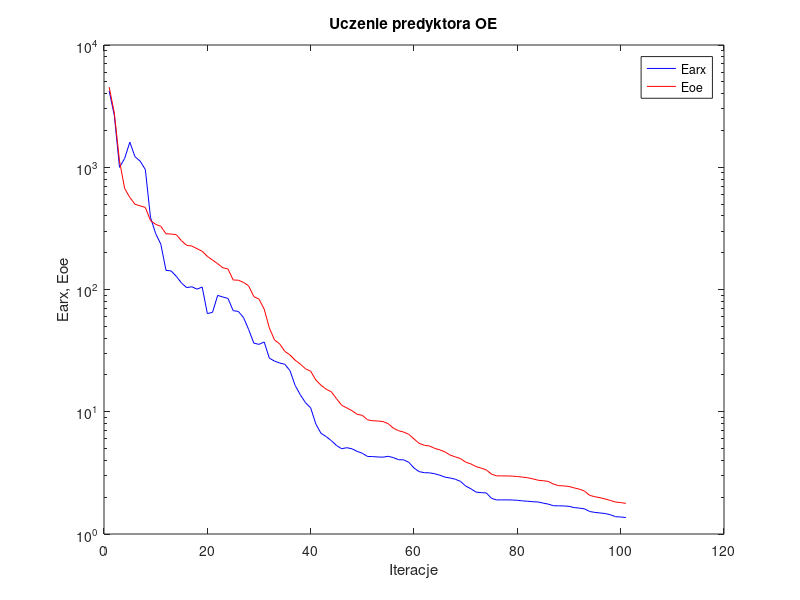
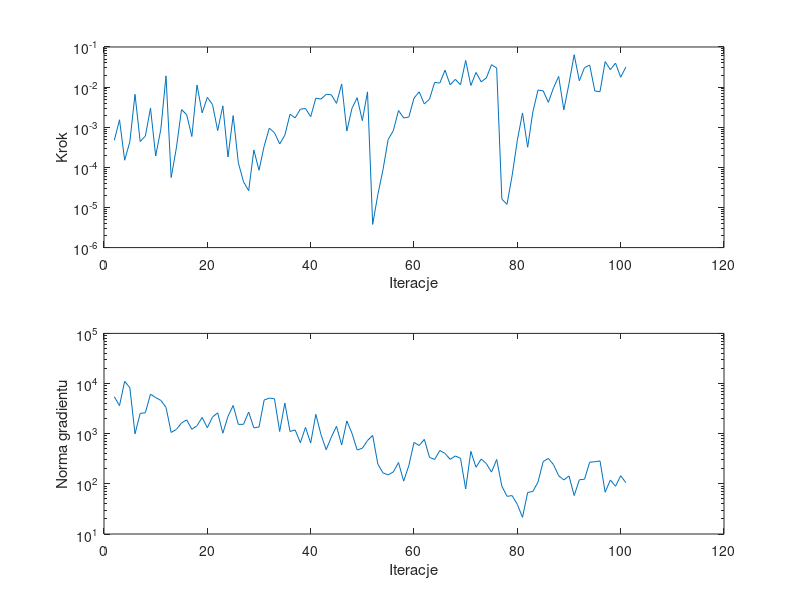

Source code (MATLAB) for these figures, in order:
%uczenie predyktora oe
clear all;
n=0; farx(n+1)=4.214473e+003; foe(n+1)=4.523437e+003; wspucz(n+1)=0.000000e+000; ng(n+1)=0.000000e+000;
%odnowa zmiennej metryki
n=1; farx(n+1)=2.650136e+003; foe(n+1)=2.777231e+003; krok(n+1)=4.740993e-004; ng(n+1)=5.453219e+003;
n=2; farx(n+1)=9.987891e+002; foe(n+1)=1.126151e+003; krok(n+1)=1.532691e-003; ng(n+1)=3.629178e+003;
n=3; farx(n+1)=1.182075e+003; foe(n+1)=6.699196e+002; krok(n+1)=1.505759e-004; ng(n+1)=1.108377e+004;
n=4; farx(n+1)=1.605178e+003; foe(n+1)=5.659123e+002; krok(n+1)=4.325549e-004; ng(n+1)=8.260298e+003;
n=5; farx(n+1)=1.218940e+003; foe(n+1)=4.979692e+002; krok(n+1)=6.607631e-003; ng(n+1)=9.944252e+002;
n=6; farx(n+1)=1.121461e+003; foe(n+1)=4.830209e+002; krok(n+1)=4.395065e-004; ng(n+1)=2.541142e+003;
n=7; farx(n+1)=9.576501e+002; foe(n+1)=4.691506e+002; krok(n+1)=6.019342e-004; ng(n+1)=2.611725e+003;
n=8; farx(n+1)=3.887033e+002; foe(n+1)=3.663589e+002; krok(n+1)=2.983603e-003; ng(n+1)=6.134544e+003;
n=9; farx(n+1)=2.869045e+002; foe(n+1)=3.410944e+002; krok(n+1)=1.915864e-004; ng(n+1)=5.252698e+003;
n=10; farx(n+1)=2.345068e+002; foe(n+1)=3.286636e+002; krok(n+1)=8.921492e-004; ng(n+1)=4.612222e+003;
n=11; farx(n+1)=1.434007e+002; foe(n+1)=2.855060e+002; krok(n+1)=1.906683e-002; ng(n+1)=3.354917e+003;
n=12; farx(n+1)=1.418501e+002; foe(n+1)=2.843846e+002; krok(n+1)=5.561724e-005; ng(n+1)=1.059889e+003;
n=13; farx(n+1)=1.280775e+002; foe(n+1)=2.805221e+002; krok(n+1)=3.018569e-004; ng(n+1)=1.214333e+003;
n=14; farx(n+1)=1.129768e+002; foe(n+1)=2.504547e+002; krok(n+1)=2.742688e-003; ng(n+1)=1.633333e+003;
n=15; farx(n+1)=1.036475e+002; foe(n+1)=2.297096e+002; krok(n+1)=2.069346e-003; ng(n+1)=1.888608e+003;
n=16; farx(n+1)=1.053186e+002; foe(n+1)=2.267802e+002; krok(n+1)=5.873414e-004; ng(n+1)=1.222989e+003;
n=17; farx(n+1)=1.006606e+002; foe(n+1)=2.157102e+002; krok(n+1)=1.127002e-002; ng(n+1)=1.444705e+003;
n=18; farx(n+1)=1.048334e+002; foe(n+1)=2.054121e+002; krok(n+1)=2.282102e-003; ng(n+1)=2.104053e+003;
n=19; farx(n+1)=6.354939e+001; foe(n+1)=1.866639e+002; krok(n+1)=5.557598e-003; ng(n+1)=1.316437e+003;
n=20; farx(n+1)=6.502787e+001; foe(n+1)=1.742710e+002; krok(n+1)=3.677109e-003; ng(n+1)=2.148521e+003;
n=21; farx(n+1)=8.950942e+001; foe(n+1)=1.624816e+002; krok(n+1)=8.259539e-004; ng(n+1)=2.610616e+003;
n=22; farx(n+1)=8.679537e+001; foe(n+1)=1.506921e+002; krok(n+1)=3.419137e-003; ng(n+1)=1.024137e+003;
n=23; farx(n+1)=8.451979e+001; foe(n+1)=1.470604e+002; krok(n+1)=1.813010e-004; ng(n+1)=2.219018e+003;
n=24; farx(n+1)=6.712610e+001; foe(n+1)=1.196930e+002; krok(n+1)=1.950271e-003; ng(n+1)=3.653357e+003;
n=25; farx(n+1)=6.615245e+001; foe(n+1)=1.191404e+002; krok(n+1)=1.300621e-004; ng(n+1)=1.532102e+003;
%odnowa zmiennej metryki
n=26; farx(n+1)=5.901150e+001; foe(n+1)=1.143630e+002; krok(n+1)=4.381503e-005; ng(n+1)=1.539224e+003;
n=27; farx(n+1)=4.704904e+001; foe(n+1)=1.070225e+002; krok(n+1)=2.617217e-005; ng(n+1)=2.708195e+003;
n=28; farx(n+1)=3.639970e+001; foe(n+1)=8.741034e+001; krok(n+1)=2.714211e-004; ng(n+1)=1.307361e+003;
n=29; farx(n+1)=3.558309e+001; foe(n+1)=8.340491e+001; krok(n+1)=8.459568e-005; ng(n+1)=1.358826e+003;
n=30; farx(n+1)=3.724176e+001; foe(n+1)=6.928045e+001; krok(n+1)=3.395966e-004; ng(n+1)=4.695918e+003;
n=31; farx(n+1)=2.743033e+001; foe(n+1)=4.852863e+001; krok(n+1)=9.497806e-004; ng(n+1)=5.131990e+003;
n=32; farx(n+1)=2.598081e+001; foe(n+1)=3.866931e+001; krok(n+1)=7.286945e-004; ng(n+1)=4.955124e+003;
n=33; farx(n+1)=2.503467e+001; foe(n+1)=3.591044e+001; krok(n+1)=3.831728e-004; ng(n+1)=1.107255e+003;
n=34; farx(n+1)=2.444822e+001; foe(n+1)=3.116033e+001; krok(n+1)=6.328553e-004; ng(n+1)=4.084601e+003;
n=35; farx(n+1)=2.168067e+001; foe(n+1)=2.912397e+001; krok(n+1)=2.105249e-003; ng(n+1)=1.107298e+003;
n=36; farx(n+1)=1.639230e+001; foe(n+1)=2.641624e+001; krok(n+1)=1.713514e-003; ng(n+1)=1.187533e+003;
n=37; farx(n+1)=1.376115e+001; foe(n+1)=2.454724e+001; krok(n+1)=2.815703e-003; ng(n+1)=6.624364e+002;
n=38; farx(n+1)=1.186165e+001; foe(n+1)=2.246557e+001; krok(n+1)=2.926191e-003; ng(n+1)=1.336467e+003;
n=39; farx(n+1)=1.075924e+001; foe(n+1)=2.146656e+001; krok(n+1)=1.828656e-003; ng(n+1)=6.506817e+002;
n=40; farx(n+1)=7.945434e+000; foe(n+1)=1.818599e+001; krok(n+1)=5.294040e-003; ng(n+1)=2.432282e+003;
n=41; farx(n+1)=6.660995e+000; foe(n+1)=1.648200e+001; krok(n+1)=5.038654e-003; ng(n+1)=9.600648e+002;
n=42; farx(n+1)=6.261291e+000; foe(n+1)=1.528143e+001; krok(n+1)=6.607631e-003; ng(n+1)=4.785313e+002;
n=43; farx(n+1)=5.800732e+000; foe(n+1)=1.456456e+001; krok(n+1)=6.450159e-003; ng(n+1)=8.557928e+002;
n=44; farx(n+1)=5.298696e+000; foe(n+1)=1.277994e+001; krok(n+1)=3.928808e-003; ng(n+1)=1.404745e+003;
n=45; farx(n+1)=4.982519e+000; foe(n+1)=1.130017e+001; krok(n+1)=1.199493e-002; ng(n+1)=5.948396e+002;
n=46; farx(n+1)=5.083090e+000; foe(n+1)=1.074282e+001; krok(n+1)=8.031637e-004; ng(n+1)=1.798765e+003;
n=47; farx(n+1)=4.975962e+000; foe(n+1)=1.020997e+001; krok(n+1)=2.973498e-003; ng(n+1)=1.014484e+003;
n=48; farx(n+1)=4.741914e+000; foe(n+1)=9.529145e+000; krok(n+1)=5.433546e-003; ng(n+1)=4.730150e+002;
n=49; farx(n+1)=4.573451e+000; foe(n+1)=9.346848e+000; krok(n+1)=1.463096e-003; ng(n+1)=5.132699e+002;
n=50; farx(n+1)=4.308647e+000; foe(n+1)=8.589718e+000; krok(n+1)=7.613202e-003; ng(n+1)=7.302084e+002;
%odnowa zmiennej metryki
n=51; farx(n+1)=4.299478e+000; foe(n+1)=8.444381e+000; krok(n+1)=3.779992e-006; ng(n+1)=9.248023e+002;
n=52; farx(n+1)=4.266104e+000; foe(n+1)=8.399709e+000; krok(n+1)=2.092658e-005; ng(n+1)=2.473166e+002;
n=53; farx(n+1)=4.252346e+000; foe(n+1)=8.317985e+000; krok(n+1)=8.763006e-005; ng(n+1)=1.651896e+002;
n=54; farx(n+1)=4.320843e+000; foe(n+1)=7.988457e+000; krok(n+1)=4.957630e-004; ng(n+1)=1.506060e+002;
n=55; farx(n+1)=4.216640e+000; foe(n+1)=7.341334e+000; krok(n+1)=8.229017e-004; ng(n+1)=1.728213e+002;
n=56; farx(n+1)=4.052099e+000; foe(n+1)=7.000349e+000; krok(n+1)=2.604174e-003; ng(n+1)=2.659360e+002;
n=57; farx(n+1)=4.042592e+000; foe(n+1)=6.821378e+000; krok(n+1)=1.704775e-003; ng(n+1)=1.133432e+002;
n=58; farx(n+1)=3.858146e+000; foe(n+1)=6.530697e+000; krok(n+1)=1.797919e-003; ng(n+1)=2.322363e+002;
n=59; farx(n+1)=3.464135e+000; foe(n+1)=5.991388e+000; krok(n+1)=5.320104e-003; ng(n+1)=6.690281e+002;
n=60; farx(n+1)=3.238421e+000; foe(n+1)=5.513172e+000; krok(n+1)=7.626318e-003; ng(n+1)=5.816179e+002;
n=61; farx(n+1)=3.174406e+000; foe(n+1)=5.317440e+000; krok(n+1)=3.801047e-003; ng(n+1)=7.710475e+002;
n=62; farx(n+1)=3.163976e+000; foe(n+1)=5.245440e+000; krok(n+1)=5.027940e-003; ng(n+1)=3.375083e+002;
n=63; farx(n+1)=3.111517e+000; foe(n+1)=5.020297e+000; krok(n+1)=1.308935e-002; ng(n+1)=3.062903e+002;
n=64; farx(n+1)=3.025309e+000; foe(n+1)=4.876716e+000; krok(n+1)=1.262969e-002; ng(n+1)=4.635966e+002;
n=65; farx(n+1)=2.918311e+000; foe(n+1)=4.694549e+000; krok(n+1)=2.643052e-002; ng(n+1)=4.043818e+002;
n=66; farx(n+1)=2.871532e+000; foe(n+1)=4.421731e+000; krok(n+1)=1.142218e-002; ng(n+1)=3.080773e+002;
n=67; farx(n+1)=2.804229e+000; foe(n+1)=4.272735e+000; krok(n+1)=1.561084e-002; ng(n+1)=3.597118e+002;
n=68; farx(n+1)=2.694999e+000; foe(n+1)=4.138558e+000; krok(n+1)=1.139839e-002; ng(n+1)=3.231475e+002;
n=69; farx(n+1)=2.467363e+000; foe(n+1)=3.871140e+000; krok(n+1)=4.614317e-002; ng(n+1)=7.894856e+001;
n=70; farx(n+1)=2.345791e+000; foe(n+1)=3.743938e+000; krok(n+1)=1.095618e-002; ng(n+1)=4.451262e+002;
n=71; farx(n+1)=2.202231e+000; foe(n+1)=3.559543e+000; krok(n+1)=2.316852e-002; ng(n+1)=2.144357e+002;
n=72; farx(n+1)=2.179583e+000; foe(n+1)=3.459155e+000; krok(n+1)=1.355378e-002; ng(n+1)=3.118801e+002;
n=73; farx(n+1)=2.167072e+000; foe(n+1)=3.341688e+000; krok(n+1)=1.688698e-002; ng(n+1)=2.535474e+002;
n=74; farx(n+1)=1.958149e+000; foe(n+1)=3.087105e+000; krok(n+1)=3.620221e-002; ng(n+1)=1.715255e+002;
n=75; farx(n+1)=1.898921e+000; foe(n+1)=2.991250e+000; krok(n+1)=2.991958e-002; ng(n+1)=3.059928e+002;
%odnowa zmiennej metryki
n=76; farx(n+1)=1.901550e+000; foe(n+1)=2.986523e+000; krok(n+1)=1.621284e-005; ng(n+1)=9.010394e+001;
n=77; farx(n+1)=1.901127e+000; foe(n+1)=2.984936e+000; krok(n+1)=1.197415e-005; ng(n+1)=5.643774e+001;
n=78; farx(n+1)=1.897622e+000; foe(n+1)=2.975886e+000; krok(n+1)=6.309391e-005; ng(n+1)=5.818387e+001;
n=79; farx(n+1)=1.887373e+000; foe(n+1)=2.952441e+000; krok(n+1)=4.723973e-004; ng(n+1)=3.893604e+001;
n=80; farx(n+1)=1.866397e+000; foe(n+1)=2.919445e+000; krok(n+1)=2.269576e-003; ng(n+1)=2.150657e+001;
n=81; farx(n+1)=1.852910e+000; foe(n+1)=2.884804e+000; krok(n+1)=3.163070e-004; ng(n+1)=6.742114e+001;
n=82; farx(n+1)=1.836944e+000; foe(n+1)=2.825083e+000; krok(n+1)=2.407737e-003; ng(n+1)=7.043852e+001;
n=83; farx(n+1)=1.828122e+000; foe(n+1)=2.754212e+000; krok(n+1)=8.442897e-003; ng(n+1)=1.088115e+002;
n=84; farx(n+1)=1.789156e+000; foe(n+1)=2.727545e+000; krok(n+1)=8.085176e-003; ng(n+1)=2.778424e+002;
n=85; farx(n+1)=1.755829e+000; foe(n+1)=2.691701e+000; krok(n+1)=4.174641e-003; ng(n+1)=3.216778e+002;
n=86; farx(n+1)=1.702265e+000; foe(n+1)=2.557752e+000; krok(n+1)=9.576149e-003; ng(n+1)=2.418006e+002;
n=87; farx(n+1)=1.699790e+000; foe(n+1)=2.487671e+000; krok(n+1)=1.846372e-002; ng(n+1)=1.449600e+002;
n=88; farx(n+1)=1.696312e+000; foe(n+1)=2.473668e+000; krok(n+1)=2.716773e-003; ng(n+1)=1.195601e+002;
n=89; farx(n+1)=1.684061e+000; foe(n+1)=2.447447e+000; krok(n+1)=1.226153e-002; ng(n+1)=1.438413e+002;
n=90; farx(n+1)=1.645299e+000; foe(n+1)=2.383628e+000; krok(n+1)=6.403944e-002; ng(n+1)=5.840972e+001;
n=91; farx(n+1)=1.628456e+000; foe(n+1)=2.327377e+000; krok(n+1)=1.438335e-002; ng(n+1)=1.204481e+002;
n=92; farx(n+1)=1.606239e+000; foe(n+1)=2.245845e+000; krok(n+1)=3.050997e-002; ng(n+1)=1.238046e+002;
n=93; farx(n+1)=1.527766e+000; foe(n+1)=2.069290e+000; krok(n+1)=3.550149e-002; ng(n+1)=2.701948e+002;
n=94; farx(n+1)=1.502203e+000; foe(n+1)=2.019518e+000; krok(n+1)=7.990988e-003; ng(n+1)=2.756828e+002;
n=95; farx(n+1)=1.486340e+000; foe(n+1)=1.980551e+000; krok(n+1)=7.702766e-003; ng(n+1)=2.871480e+002;
n=96; farx(n+1)=1.470591e+000; foe(n+1)=1.934146e+000; krok(n+1)=4.331299e-002; ng(n+1)=6.797261e+001;
n=97; farx(n+1)=1.437650e+000; foe(n+1)=1.882339e+000; krok(n+1)=2.721013e-002; ng(n+1)=1.193217e+002;
n=98; farx(n+1)=1.385827e+000; foe(n+1)=1.825380e+000; krok(n+1)=3.965402e-002; ng(n+1)=8.949684e+001;
n=99; farx(n+1)=1.377839e+000; foe(n+1)=1.808242e+000; krok(n+1)=1.763378e-002; ng(n+1)=1.454083e+002;
n=100; farx(n+1)=1.363715e+000; foe(n+1)=1.779596e+000; krok(n+1)=3.153338e-002; ng(n+1)=1.056787e+002;

figure; semilogy(farx,'b'); hold on; semilogy(foe,'r'); xlabel('Iteracje'); ylabel('Earx, Eoe'); legend('Earx','Eoe'); title('Uczenie predyktora OE');
figure; subplot(2,1,1); semilogy(krok); xlabel('Iteracje'); ylabel('Krok');
subplot(2,1,2); semilogy(ng); xlabel('Iteracje'); ylabel('Norma gradientu');
Earx=farx(n+1)
Eoe=foe(n+1)
